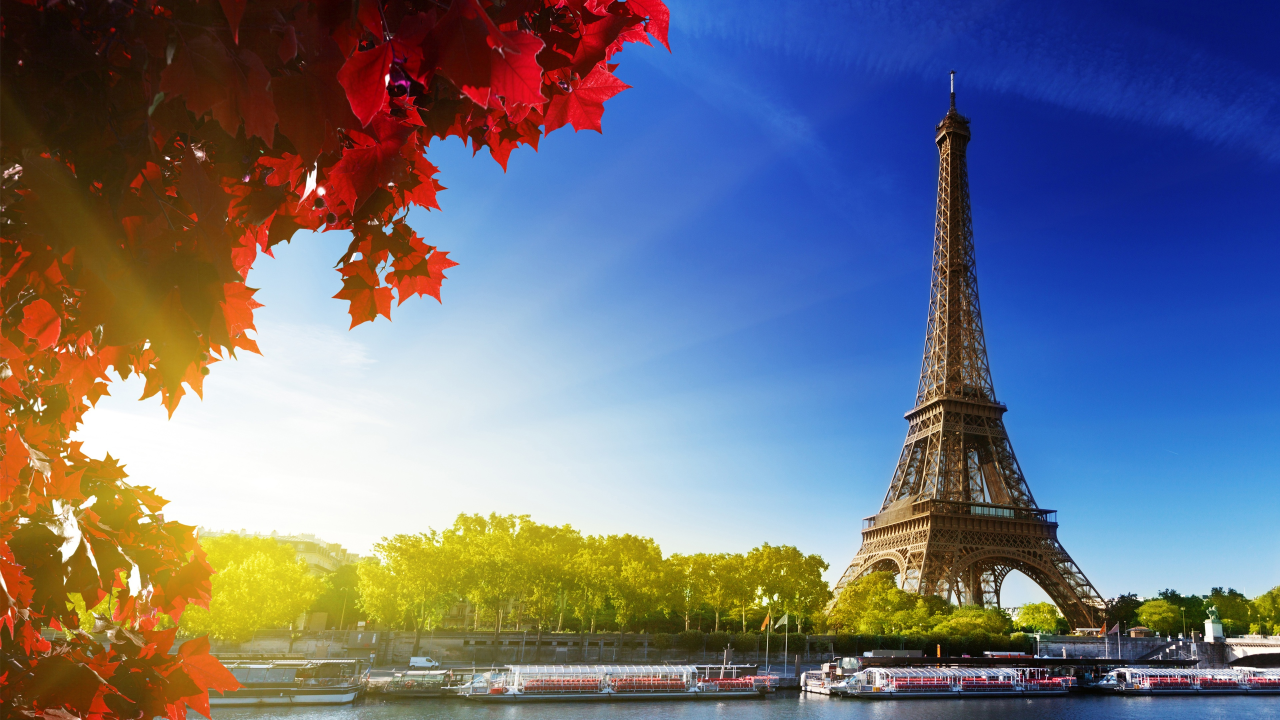
#> input picture Images/image1_3840x2160.jpg, 3840 x 2160 px (shown at 1/3 size)
$ python '3 Sum it up.py'
#> lines starting #> are read from the running program, lines starting #| are printed output that depends on the picture
# Open an image whose absolute path is provided and close it if ESC key is pressed or save it in current directory if 's' is pressed
# https://stackoverflow.com/questions/35180764/opencv-python-image-too-big-to-display
import os
import cv2

CURRENT_DIR = os.path.dirname(os.path.abspath(__file__))
IMAGES_FOLDER_PATH = os.path.join(CURRENT_DIR, "Images")
IMAGE_FILE = os.path.join(IMAGES_FOLDER_PATH, "image1_3840x2160.jpg")

img = cv2.imread(IMAGE_FILE, 0)
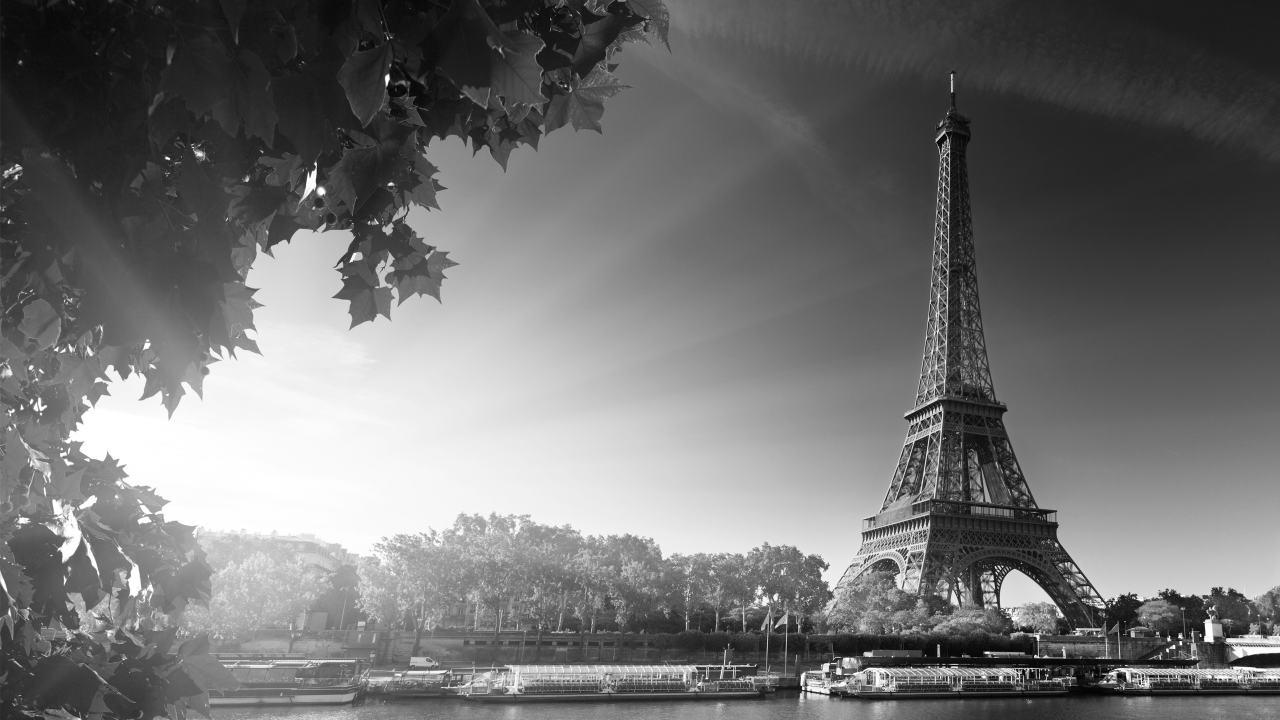
#> img: shape (2160, 3840) (shown at 1/3 size); min 0, max 255, mean 113.7
img = cv2.resize(img, (960, 540))   # Resize image to fit screen
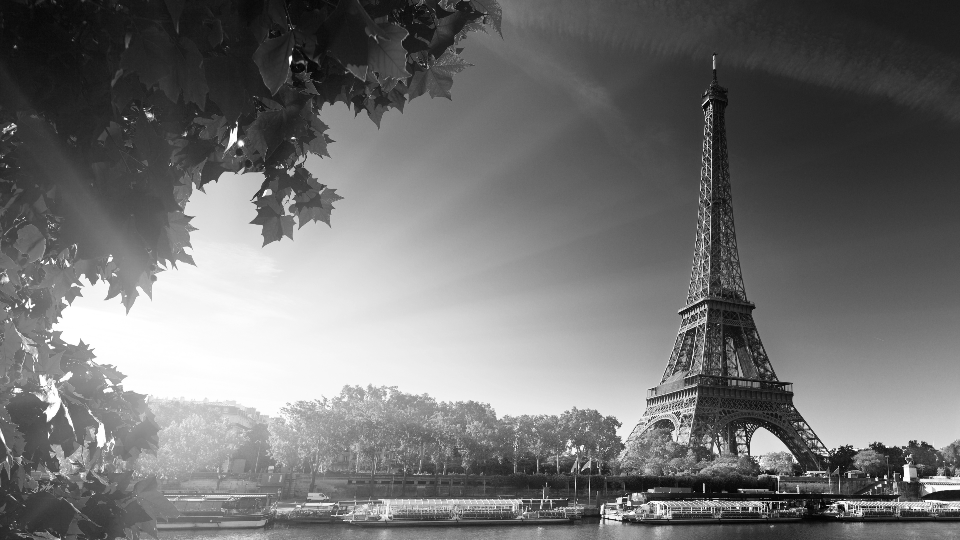
#> img: shape (540, 960); min 2, max 255, mean 113.8
cv2.imshow('Custom Name', img)
k = cv2.waitKey(0)
#> (key Esc is pressed here)
if k == 27:  # wait for ESC key to exit
    cv2.destroyAllWindows()
elif k == ord('s') or k == ord('S'):  # wait for 's' key to save and exit, ord() gives ASCII value of a letter
    cv2.imwrite('another name.jpg', img)
    cv2.destroyAllWindows()

$ run again, with Images/image2.jpg copied over Images/image1_3840x2160.jpg
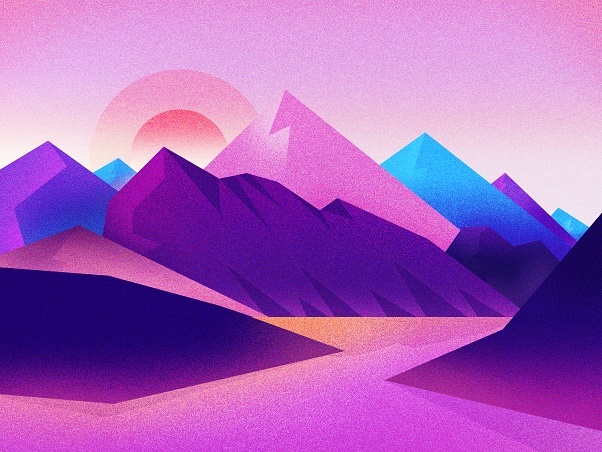
#> input picture Images/image2.jpg, 602 x 452 px
#> `img = cv2.imread(IMAGE_FILE, 0)`:
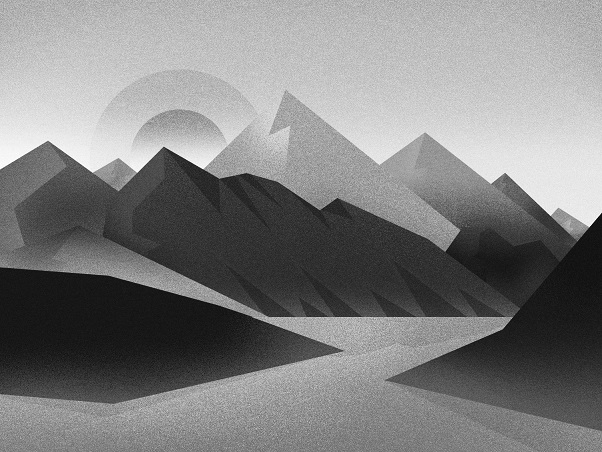
#> img: shape (452, 602); min 1, max 255, mean 127.7
#> `img = cv2.resize(img, (960, 540))`:
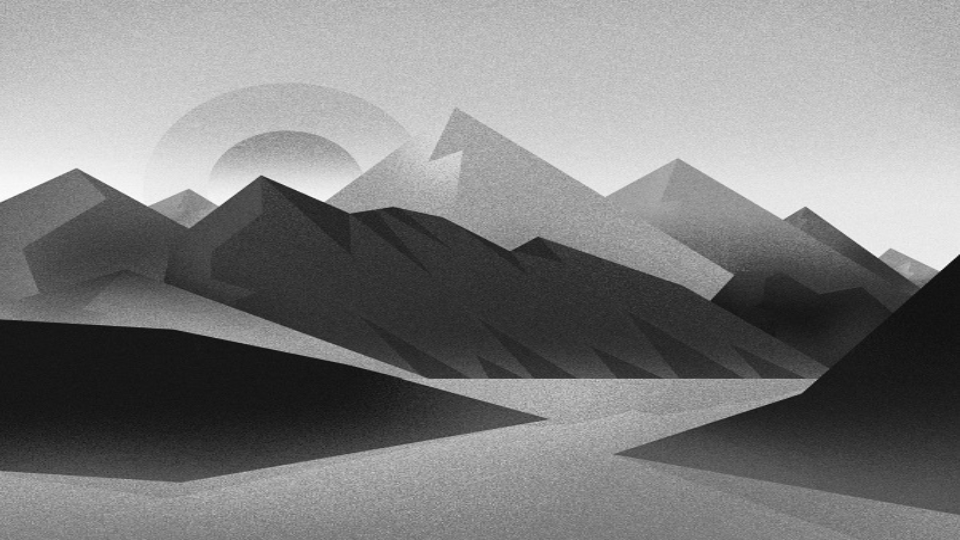
#> img: shape (540, 960); min 9, max 255, mean 127.5
